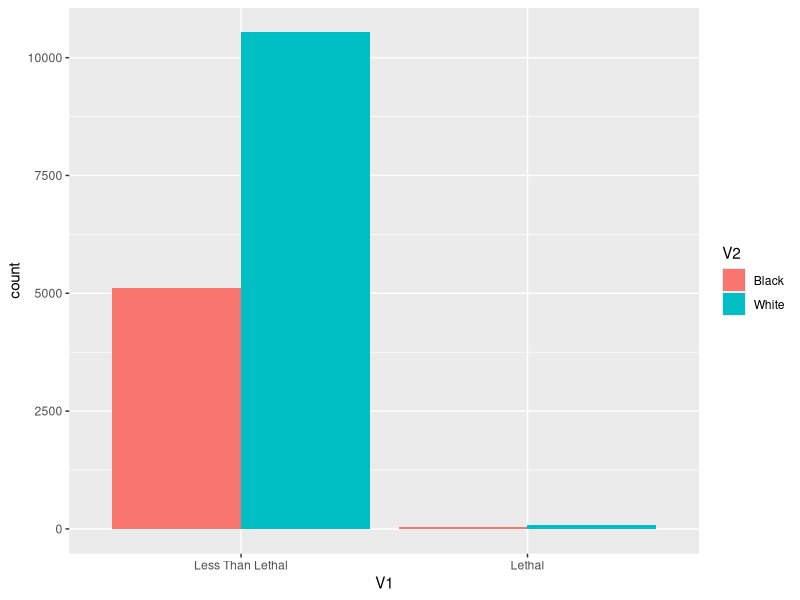
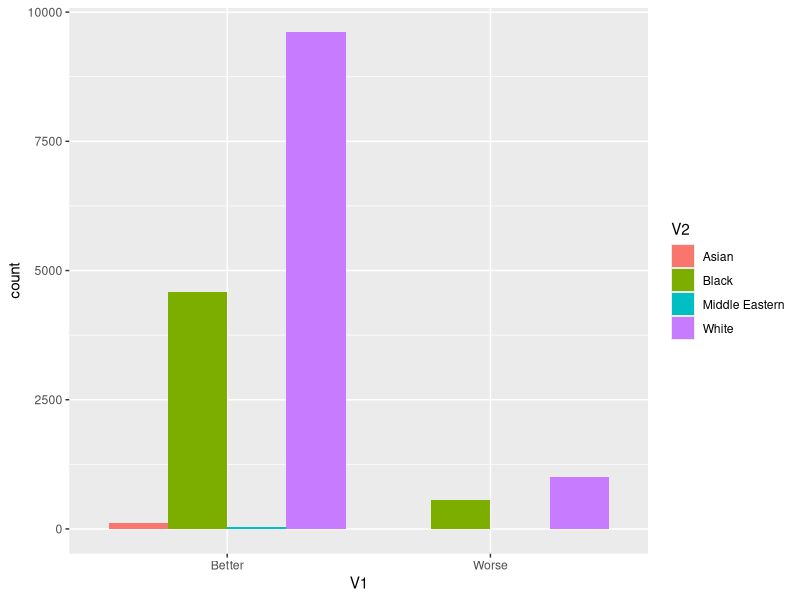
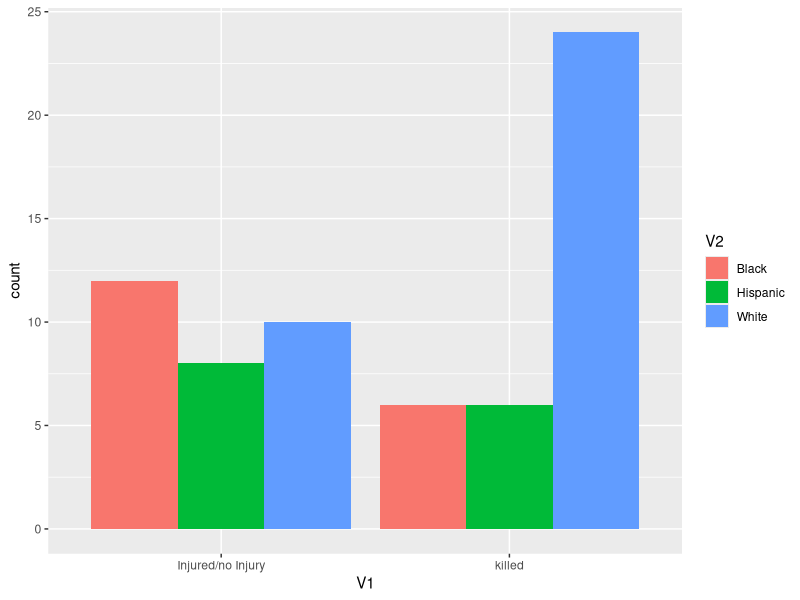

R code for these plots, in order:
#libraries
library(here)
library(tidyverse)
library(epitools)
library(tidyr)
library(dplyr)

#loading datasets
UOF <- read.csv(file = here("clean data/Austin/UseOfForce_Austin.csv"), stringsAsFactors = FALSE)
Shootings<- read.csv(file = here("clean data/Austin/Shootings_Austin.csv"), stringsAsFactors = FALSE)

#making it so 1 is the worse outcome and 2 or 3 is the better, and anything not 1,2,or3 to NA because I cant find what they mean
UOF1<-UOF
UOF1$R2R.Level<- gsub('0|13|14|23|24|34|4',NA,UOF1$R2R.Level)
UOF1$R2R.Level<- gsub('1',"Lethal" ,UOF1$R2R.Level)
UOF1$R2R.Level<- gsub('2|3',"Less Than Lethal" ,UOF1$R2R.Level)
#taking out these races because they have 0 counts in "worse" so it wont compute an OR
UOF1$subject.race<- gsub('Asian|Hawaiian or Pacific Islander|Middle Eastern|Native American',NA ,UOF1$subject.race)

#dataframe of variables I want
VictimRace_UOFLevel <- as.data.frame(na.omit(cbind(as.character(UOF1$R2R.Level), as.character(UOF1$subject.race))))

#making a table of Force levels and Race counts
Level.Race<-table(VictimRace_UOFLevel$V2, VictimRace_UOFLevel$V1)
Level.Race <- Level.Race[c(2,1),]
print(Level.Race)

#OR
Race_OR<-oddsratio(Level.Race)
#printing the outcome so its easier to read
print(Race_OR$measure)
print(Race_OR$p.value)

#graph
ggplot(VictimRace_UOFLevel,
       aes(x = V1,
           fill = V2))+
  geom_bar(position = "dodge")



##now I'm making it so 3 is better outcome and 2/1 is worse
UOF2<-UOF
UOF2$R2R.Level<- gsub('0|13|14|23|24|34|4',NA,UOF2$R2R.Level)
UOF2$R2R.Level<- gsub('1|2',"Worse" ,UOF2$R2R.Level)
UOF2$R2R.Level<- gsub('3',"Better" ,UOF2$R2R.Level)
UOF2$subject.race<- gsub('Hawaiian or Pacific Islander|Native American',NA ,UOF2$subject.race)

#dataframe of variables I want
VictimRace_UOFLevel2 <- as.data.frame(na.omit(cbind(as.character(UOF2$R2R.Level), as.character(UOF2$subject.race))))

#making a table of Force levels and Race counts
Level.Race2<-table(VictimRace_UOFLevel2$V2, VictimRace_UOFLevel2$V1)
Level.Race2 <- Level.Race2[c(4,1:3),]
print(Level.Race2)

#OR
Race_OR2<-oddsratio(Level.Race2)
#printing the outcome so its easier to read
print(Race_OR2$measure)
print(Race_OR2$p.value)

#graph
ggplot(VictimRace_UOFLevel2,
       aes(x = V1,
           fill = V2))+
  geom_bar(position = "dodge")

##### OR for shootings

#dataframe of wanted variables

Shootings<- read.csv(file = here("clean data/Austin/Shootings_Austin.csv"), stringsAsFactors = FALSE)
Shootings2<- Shootings
Shootings2$Subject.Injuries[Shootings2$Subject.Injuries=="killed (self-inflicted)"]<-(NA)
Shootings2$Subject.Injuries[Shootings2$Subject.Injuries=="shot (injured only)"]<-('Injured/no Injury')
Shootings2$Subject.Injuries[Shootings2$Subject.Injuries=="injured - incidentally"]<-('Injured/no Injury')
Shootings2$Subject.Injuries[Shootings2$Subject.Injuries=="None"]<-('Injured/no Injury')

Shooting_Outcome <-as.data.frame(na.omit(cbind(as.character(Shootings2$Subject.Injuries), as.character(Shootings2$Subject.Race))))


#making a table of Fatality and Race counts
Fatality.Race<-table(Shooting_Outcome$V2, Shooting_Outcome$V1)
Fatality.Race <- Fatality.Race[c(3,1:2),]
print(Fatality.Race)

Fatality_OR<-oddsratio(Fatality.Race)
#printing the outcome so its easier to read
print(Fatality_OR$measure)
print(Fatality_OR$p.value)

ggplot(Shooting_Outcome,
       aes(x = V1,
           fill = V2))+
  geom_bar(position = "dodge")
